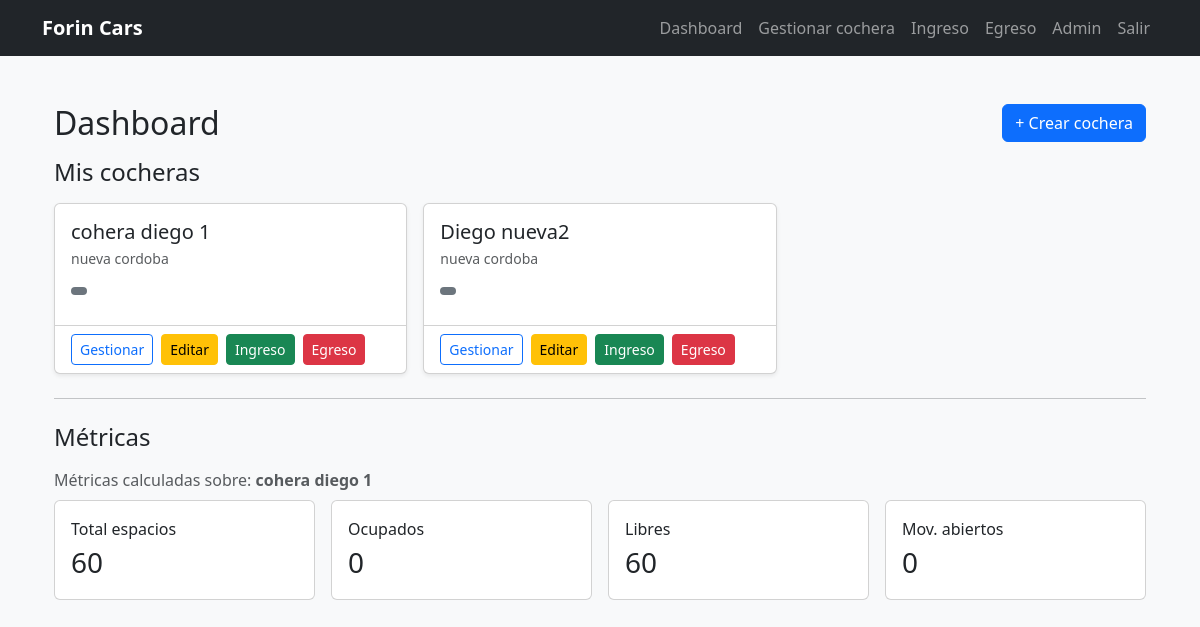
The app's page /dashboard/ (signed in), older data.
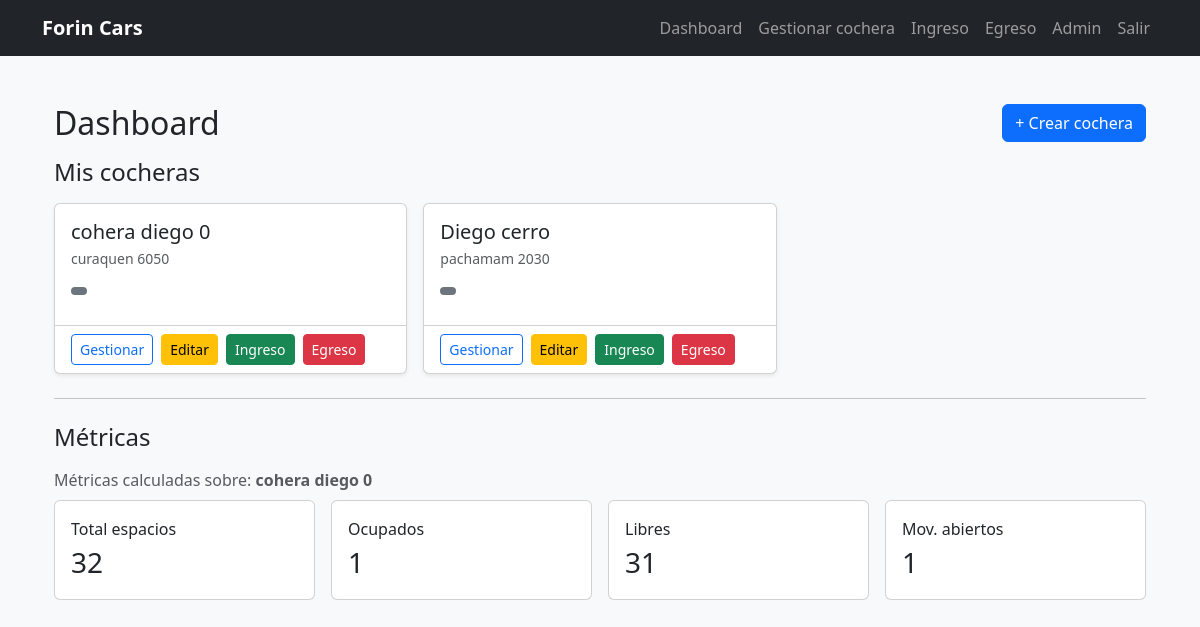
The same page, newer data.
### parking/models.py (models this page shows, shortened)
class Cochera(models.Model):
    owner = models.ForeignKey(settings.AUTH_USER_MODEL, on_delete=models.CASCADE, related_name="cocheras")
    nombre = models.CharField(max_length=120)
    direccion = models.CharField(max_length=200, blank=True)
    activa = models.BooleanField(default=True)
    created_at = models.DateTimeField(auto_now_add=True)
    empleados = models.ManyToManyField(
        settings.AUTH_USER_MODEL,
        related_name="cocheras_asignadas",
        blank=True,
        through="CocheraEmpleado",
    )

### users/views.py (the view)
# urls.py: path("dashboard/", views.dashboard_view, name="dashboard"),
@login_required
def dashboard_view(request):
    cocheras = Cochera.objects.filter(owner=request.user, activa=True).order_by("-id")
    cochera_id = request.GET.get("cochera")
    cochera = cocheras.filter(id=cochera_id).first() if cochera_id else cocheras.first()
    total = ocupados = libres = mov_abiertos = 0
    ocupacion_pct = 0
    ultimos = []
    if cochera:
        total = cochera.espacios.count()
        ocupados = cochera.espacios.filter(ocupado=True).count()
        libres = total - ocupados
        mov_abiertos = cochera.movimientos.filter(estado="ABIERTO").count()
        ocupacion_pct = round((ocupados / total * 100) if total else 0, 1)
        ultimos = (
            Movimiento.objects.filter(cochera=cochera)
            .select_related("vehiculo", "vehiculo__tipo", "espacio")
            .order_by("-ingreso_at")[:10]
        )
    ctx = {
        "cocheras": cocheras,
        "cochera": cochera,
        "total_espacios": total,
        "ocupados": ocupados,
        "libres": libres,
        "mov_abiertos": mov_abiertos,
        "ocupacion_pct": ocupacion_pct,
        "ultimos": ultimos,
    }
    ctx.update(_role_flags(request.user))
    return render(request, "users/dashboard.html", ctx)

### users/context_processors.py (called while the page is built, shortened)
def role_flags(request):
    user = getattr(request, "user", None)
    group_names = set(user.groups.values_list("name", flat=True))
    is_superadmin = user.is_superuser
    show_admin_link = user.is_staff or is_superadmin
    can_manage_cochera = is_superadmin or ("ADMIN_DUENO" in group_names)
    can_operate = is_superadmin or ("ADMIN_DUENO" in group_names) or ("ADMIN_EMPLEADO" in group_names)
    return {
        "is_superadmin": is_superadmin,
        "show_admin_link": show_admin_link,
        "can_manage_cochera": can_manage_cochera,
        "can_operate": can_operate,
    }

### users/views.py (called while the page is built, shortened)
def _role_flags(user):
    is_superadmin = bool(user.is_superuser or user.is_staff)
    is_admin_dueno = user.groups.filter(name=GRUPO_ADMIN_DUENO).exists()
    is_admin_empleado = user.groups.filter(name=GRUPO_ADMIN_EMPLEADO).exists()
    can_manage_cochera = is_superadmin or is_admin_dueno
    can_operate = is_superadmin or is_admin_dueno or is_admin_empleado
    return {
        "is_superadmin": is_superadmin,
        "is_admin_dueno": is_admin_dueno,
        "is_admin_empleado": is_admin_empleado,
        "can_manage_cochera": can_manage_cochera,
        "can_operate": can_operate,
        "show_admin_link": is_superadmin,  # solo el dueño creador ve Admin Django
    }

### users/templates/users/dashboard.html (shortened to what this page needs)
{% extends "base.html" %}
{% block content %}
<div class="container py-4">
  <div class="d-flex align-items-center justify-content-between mb-3">
    <h2 class="m-0">Dashboard</h2>
    {% if can_manage_cochera %}
      <a class="btn btn-primary" href="{% url 'cochera_new' %}">+ Crear cochera</a>
    {% endif %}
  </div>
  <h4 class="mb-3">Mis cocheras</h4>
  {% if cocheras %}
    <div class="row g-3">
      {% for c in cocheras %}
        <div class="col-12 col-md-6 col-lg-4">
          <div class="card h-100 shadow-sm">
            <div class="card-body">
              <h5 class="card-title mb-1">{{ c.nombre }}</h5>
              <div class="text-muted small mb-2">
                {{ c.direccion|default:"(sin dirección)" }}
              </div>
              <div class="mb-2">
                <span class="badge text-bg-{% if c.estado == 'ACTIVA' %}success{% else %}secondary{% endif %}">
                </span>
              </div>
            </div>
            <div class="card-footer bg-transparent d-flex flex-wrap gap-2">
              {% if can_manage_cochera %}
                <a class="btn btn-outline-primary btn-sm" href="{% url 'cochera_detail' c.id %}">Gestionar</a>
                <a class="btn btn-warning btn-sm" href="{% url 'cochera_edit' c.id %}">Editar</a>
              {% endif %}
              {% if can_operate %}
                <a class="btn btn-success btn-sm" href="{% url 'ingreso_cochera' c.id %}">Ingreso</a>
                <a class="btn btn-danger btn-sm" href="{% url 'egreso_cochera' c.id %}">Egreso</a>
              {% endif %}
            </div>
          </div>
        </div>
      {% endfor %}
    </div>
  {% endif %}
  <hr class="my-4">
  <h4 class="mb-3">Métricas</h4>
  {% if cochera %}
    <div class="text-muted mb-2">
      Métricas calculadas sobre: <b>{{ cochera.nombre }}</b>
    </div>
  {% endif %}
  <div class="row g-3 mb-4">
    <div class="col-12 col-md-3">
      <div class="card p-3">
        <div>Total espacios</div>
        <div class="fs-3">{{ total_espacios|default:0 }}</div>
      </div>
    </div>
    <div class="col-12 col-md-3">
      <div class="card p-3">
        <div>Ocupados</div>
        <div class="fs-3">{{ ocupados|default:0 }}</div>
      </div>
    </div>
    <div class="col-12 col-md-3">
      <div class="card p-3">
        <div>Libres</div>
        <div class="fs-3">{{ libres|default:0 }}</div>
      </div>
    </div>
    <div class="col-12 col-md-3">
      <div class="card p-3">
        <div>Mov. abiertos</div>
        <div class="fs-3">{{ mov_abiertos|default:0 }}</div>
      </div>
    </div>
  </div>
</div>
{% endblock %}

### templates/base.html (shortened to what this page needs)
{% load static %}
<!doctype html>
<html lang="es">
<head>
  <link href="https://cdn.jsdelivr.net/npm/bootstrap@5.3.2/dist/css/bootstrap.min.css" rel="stylesheet">
</head>
<body class="bg-light">
<nav class="navbar navbar-expand-lg navbar-dark bg-dark">
  <div class="container">
    <a class="navbar-brand fw-bold" href="{% url 'dashboard' %}">Forin Cars</a>
    <div class="collapse navbar-collapse" id="nav">
      <ul class="navbar-nav ms-auto">
        {% if request.user.is_authenticated %}
          <li class="nav-item">
            <a class="nav-link" href="{% url 'dashboard' %}">Dashboard</a>
          </li>
          {% if can_manage_cochera %}
            <li class="nav-item">
              <a class="nav-link" href="{% url 'cochera_setup' %}">Gestionar cochera</a>
            </li>
          {% endif %}
          {% if can_operate %}
            <li class="nav-item">
              <a class="nav-link" href="{% url 'ingreso' %}">Ingreso</a>
            </li>
            <li class="nav-item">
              <a class="nav-link" href="{% url 'egreso' %}">Egreso</a>
            </li>
          {% endif %}
          {% if show_admin_link %}
            <li class="nav-item">
              <a class="nav-link" href="{% url 'admin:index' %}">Admin</a>
            </li>
          {% endif %}
          <li class="nav-item">
            <a class="nav-link" href="{% url 'logout' %}">Salir</a>
          </li>
        {% endif %}
      </ul>
    </div>
  </div>
</nav>
<main class="container py-4">
  {% block content %}{% endblock %}
</main>
</body>
</html>

Row changes from the older to the newer data that the page shows:
changed Cochera: nombre "cohera diego 1" → "cohera diego 0"; direccion "nueva cordoba" → "curaquen 6050"
changed Cochera: nombre "Diego nueva2" → "Diego cerro"; direccion "nueva cordoba" → "pachamam 2030"
Text that changed along with them:
{{ total_espacios|default:0 }}: "60" → "32"
{{ ocupados|default:0 }}: "0" → "1"
{{ libres|default:0 }}: "60" → "31"
{{ mov_abiertos|default:0 }}: "0" → "1"
